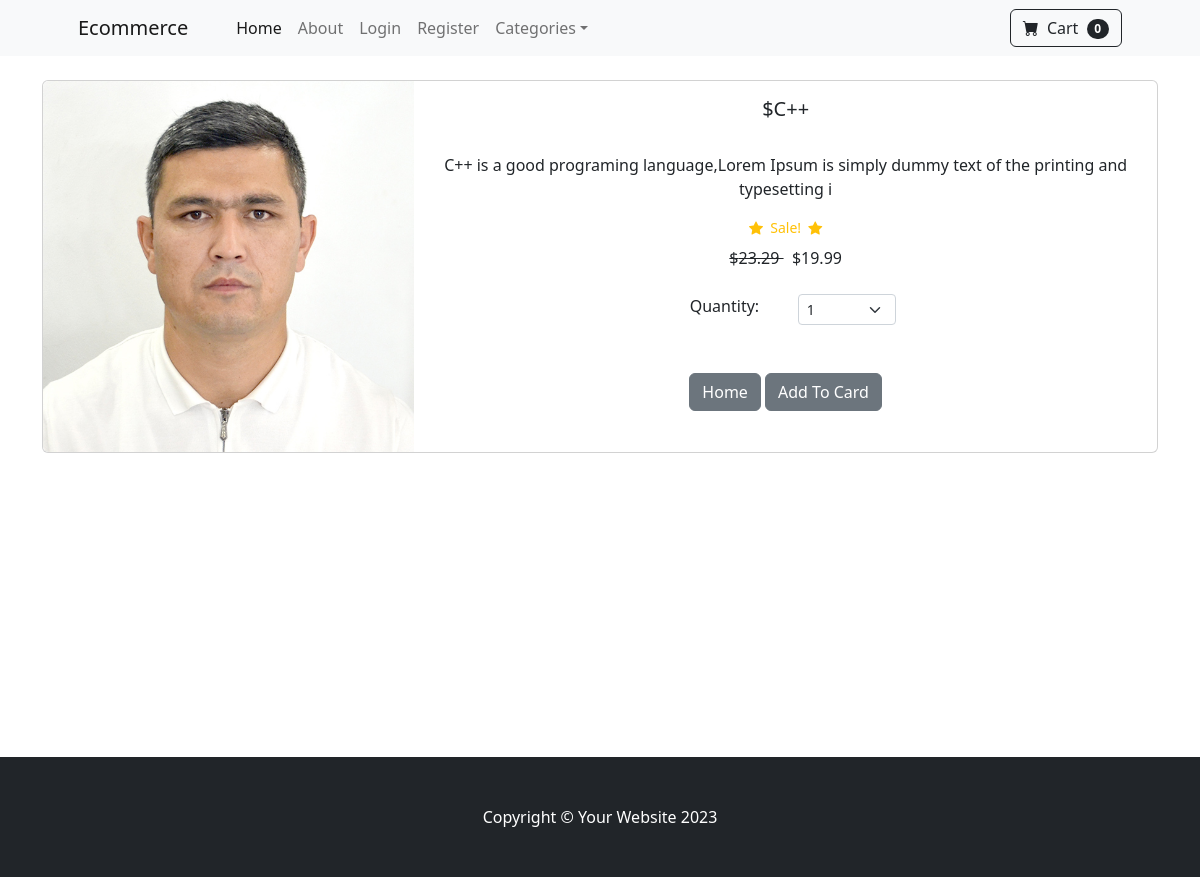
Page /product/1 on the committed database.
### store/models.py (models this page shows, shortened)
class Product(models.Model):
    name = models.CharField(max_length=50)
    price = models.DecimalField(default=0, decimal_places=2, max_digits=6)
    category = models.ForeignKey(Category, on_delete=models.CASCADE, default=1)
    description = models.CharField(max_length=100, default='', blank=True, null=True)
    image = models.ImageField(upload_to='uploads/product/')
    is_sale = models.BooleanField(default=False)
    sale_price = models.DecimalField(default=0, decimal_places=2, max_digits=6)

### store/views.py (the view)
# urls.py: path('product/<int:pk>', views.product, name='product'),
def product(request, pk):
    product = Product.objects.get(id=pk)
    return render(request, 'store/product.html', {'product':product})

### cart/cart.py (called while the page is built)
    def __len__(self):
        response = sum(item['product_qty'] for item in self.cart.values())
        return response

### cart/context_processors.py (called while the page is built)
def cart(request):
    return {'cart': Cart(request)}

### store/templates/store/product.html (shortened to what this page needs)
{% extends 'store/base.html' %}
{% block content %}
<div class="container">
    <div class="card mb-3">
        <div class="row g-0">
          <div class="col-md-4">
            <img src="{{ product.image.url }}" class="img-fluid rounded-start" alt="...">
          </div>
          <div class="col-md-8">
            <div class="card-body">
                <center>
                <h5 class="card-title">${{ product.name }}</h5>
                <p class="card-text justified">{{ product.description }}</p>
                {% if product.is_sale %}
                <div class="d-flex
                    justify-content-center small
                    text-warning mb-2 ">
                    <div class="bi-star-fill"></div>
                    &nbsp;&nbsp;Sale!&nbsp;&nbsp;
                    <div class="bi-star-fill"></div>
                </div>
                    <strike>
                    ${{ product.price }}
                    </strike>
                    &nbsp
                    ${{ product.sale_price }}
                {% else %}
                    ${{ product.price }}
                {% endif %}
                  <div class="row justify-content-center">
                    <div class="col-md-2">Quantity:</div>
                    <div class="col-md-2">
                      <select class="form-select form-select-sm" id="qty-cart">
                        <option value="1">1</option>
                      </select>
                    </div>
                  </div>
                <a href="{% url 'home' %}" class="btn btn-secondary">Home</a>
                <button type="button" value="{{ product.id }}" id="add-cart" class="btn btn-secondary">
                  Add To Card</button>
                </center>
            </div>
          </div>
        </div>
      </div>
</div>
{% endblock %}

### rows in the picture
Product: image (picture), name "C++", description "C++ is a good programing language,Lorem Ipsum is simply dummy text of the printing and typesetting i", price "23.29", sale_price "19.99"
